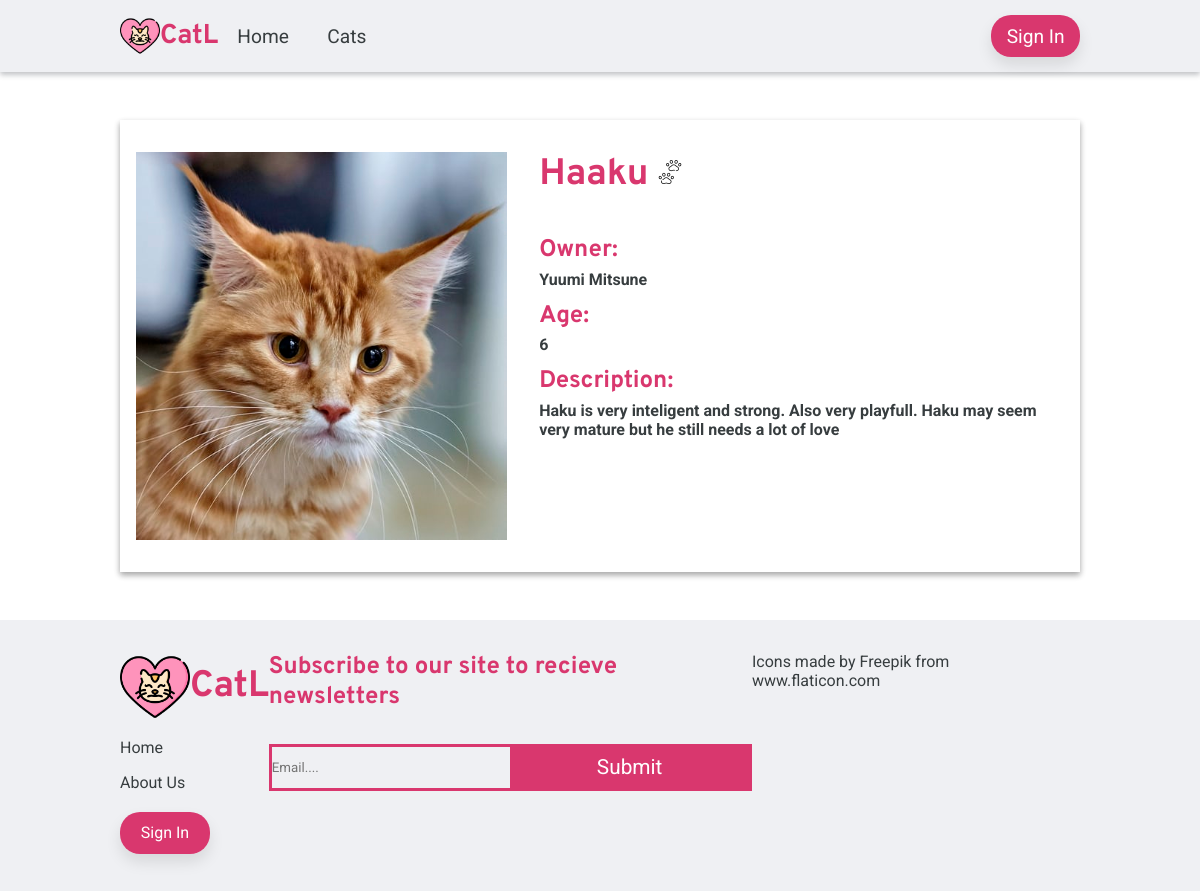
The app's page /details.php?cat-id=11 with its own data.
### tables this page shows
CREATE TABLE `cat` (
  `id` int(11) NOT NULL,
  `name` varchar(255) NOT NULL,
  `description` varchar(255) NOT NULL,
  `age` int(11) NOT NULL,
  `user_id` int(11) NOT NULL,
  `cat_image` varchar(255) DEFAULT NULL
);

CREATE TABLE `user` (
  `id` int(11) NOT NULL,
  `name` varchar(255) NOT NULL,
  `email` varchar(255) NOT NULL,
  `password` varchar(255) NOT NULL,
  `address` varchar(255) DEFAULT NULL,
  `birthday` varchar(255) DEFAULT NULL,
  `user_image` varchar(255) DEFAULT NULL,
  `isAdmin` tinyint(1) DEFAULT NULL
);

### details.php (the view, shortened to what this page needs)
<?php
    include("config/database-connection.php");
    if(isset($_GET['cat-id'])) {
        $cat_id = mysqli_real_escape_string($connection, $_GET['cat-id']);
        $sql_for_cat = "SELECT * FROM cat WHERE id = $cat_id";
        $result_cat = mysqli_query($connection, $sql_for_cat);
        $cat = mysqli_fetch_assoc($result_cat);
        $user_id =  $cat['user_id'];
        $sql_for_owner = "SELECT name FROM user WHERE id = $user_id";
        $result_for_owner = mysqli_query($connection, $sql_for_owner);
        $owner_name = mysqli_fetch_assoc($result_for_owner);
    }
?>
<!DOCTYPE html>
<html lang="en">
    <head>
        <?php
            include("templates/links.php");
        ?>
        <link rel="stylesheet" href="styles/details.css">
    </head>
    <body>
        <?php include("templates/header.php"); ?>
        <main class="details-main-container">
            <div class="center">
                <?php if($cat && $owner_name): ?>
                <section class="cat-details-holder">
                    <article class="cat-image">
                    <img src="<?php echo htmlspecialchars($cat["cat_image"]); ?>" alt="cat" class="cat-details-picture">
                    </article>
                    <article class="cat-info">
                        <h2 class="cat-info-name"><?php echo htmlspecialchars($cat['name']);?>
                            <img src="images/print.png" alt="catt" class="name-ping">
                        </h2>
                        <h4 class="cat-info-type">
                        Owner:
                            <p><?php echo htmlspecialchars($owner_name['name']); ?></p>
                        </h4>
                        <h4 class="cat-info-type">
                        Age:
                            <p><?php echo htmlspecialchars($cat['age']); ?></p>
                        </h4>
                        <h4 class="cat-info-type">
                        Description:
                            <p><?php echo htmlspecialchars($cat['description']); ?></p>
                        </h4>
                    </article>
                </section>
                <?php endif; ?>
            </div>
        </main>
        <?php include("templates/footer.php"); ?>
    </body>
</html>

### styles/header.css (style rules this page uses)
.center { width: 80%; margin: 0 auto; }

### styles/details.css (style rules this page uses)
.cat-details-holder { display: flex; justify-content: space-between; }
.details-main-container { padding: 3em 0; }
.cat-details-holder { padding: 2em 1em; box-shadow: 0 3px 6px rgba(0,0,0,0.16), 0 3px 6px rgba(0,0,0,0.23); }
.cat-details-picture { display: block; width: 100%; }
.cat-image { width: 40%; margin-right: 2em; }
.cat-info { flex: 1; }
.cat-info-name { margin-bottom: 1em; font-size: 2.3rem; }
.cat-info-type { margin-bottom: 0.5em; font-size: 1.5rem; }
.cat-info-type p { margin-top: 0.3em; font-size: 1rem; }

### records on screen
cat: cat_image (picture), name "Haaku", age "6", description "Haku is very inteligent and strong. Also very playfull. Haku may seem very mature but he still needs a lot of love"
user: name "Yuumi Mitsune"
